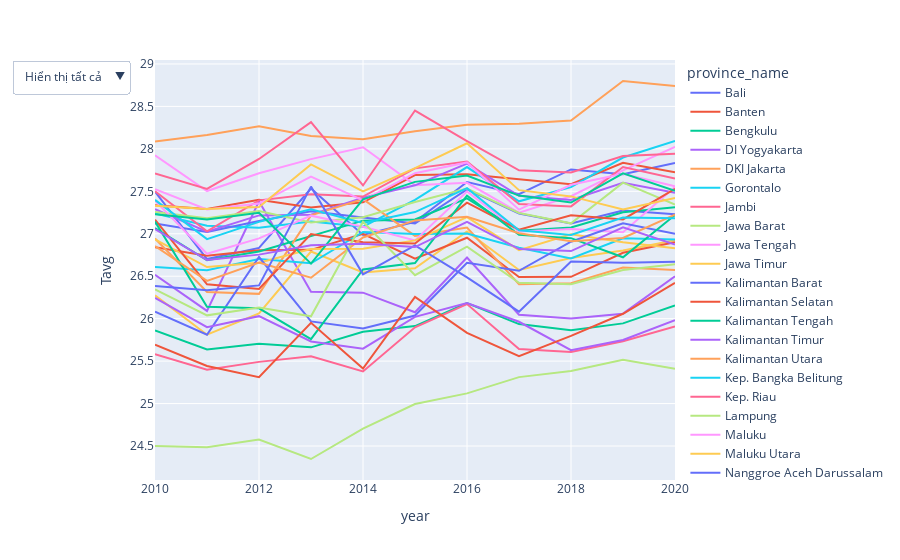

This figure's notebook cell:
### Markdown cell above
Kỹ thuật áp dụng:
* Hover data: Khi người dùng di chuột qua một điểm dữ liệu, một tooltip sẽ xuất hiện hiển thị tất cả giá trị ở điểm dữ liệu đó.
* Zoom và cuộn: Người dùng có thể sử dụng công cụ zoom và cuộn để phóng to hoặc thu nhỏ các phần cụ thể của biểu đồ.
* Selection: người dùng có thể nhấp vào từng province_name ở list bên phải để ẩn hoặc hiện đường nhiệt độ của tỉnh đó trên biểu đồ. Có thể ẩn hoặc hiện tất cả tỉnh bằng nút bên trái

### Code cell
df_temp_year = df.groupby(['year','province_name'],as_index=False)['Tavg'].mean()
fig = px.line(df_temp_year, x="year", y="Tavg", color="province_name")
fig.update_layout(
    updatemenus=[
        {
            'buttons': [
                {
                    'args': [{'visible': True}],
                    'label': 'Hiển thị tất cả',
                    'method': 'update'
                },
                {
                    'args': [{'visible': 'legendonly'}],
                    'label': 'Ẩn tất cả',
                    'method': 'update'
                }
            ],
            'direction': 'down',
            'showactive': True,
        }
    ]
)

fig

### Figure 1 — Plotly figure (JSON) as saved in the notebook; plotly's stock layout.template omitted (floating-point values rounded to 4 significant figures)
{"data": [{"hovertemplate": "province_name=Bali<br>year=%{x}<br>Tavg=%{y}<extra></extra>", "legendgroup": "Bali", "line": {"color": "#636efa", "dash": "solid"}, "marker": {"symbol": "circle"}, "mode": "lines", "name": "Bali", "orientation": "v", "showlegend": true, "type": "scatter", "x": [2010, 2011, 2012, 2013, 2014, 2015, 2016, 2017, 2018, 2019, 2020], "xaxis": "x", "y": [27.5, 26.7, 26.83, 27.53, 26.99, 27.14, 27.61, 27.47, 27.76, 27.7, 27.83], "yaxis": "y"}, {"hovertemplate": "province_name=Banten<br>year=%{x}<br>Tavg=%{y}<extra></extra>", "legendgroup": "Banten", "line": {"color": "#EF553B", "dash": "solid"}, "marker": {"symbol": "circle"}, "mode": "lines", "name": "Banten", "orientation": "v", "showlegend": true, "type": "scatter", "x": [2010, 2011, 2012, 2013, 2014, 2015, 2016, 2017, 2018, 2019, 2020], "xaxis": "x", "y": [27.34, 27.29, 27.4, 27.31, 27.37, 27.69, 27.7, 27.64, 27.58, 27.83, 27.72], "yaxis": "y"}, {"hovertemplate": "province_name=Bengkulu<br>year=%{x}<br>Tavg=%{y}<extra></extra>", "legendgroup": "Bengkulu", "line": {"color": "#00cc96", "dash": "solid"}, "marker": {"symbol": "circle"}, "mode": "lines", "name": "Bengkulu", "orientation": "v", "showlegend": true, "type": "scatter", "x": [2010, 2011, 2012, 2013, 2014, 2015, 2016, 2017, 2018, 2019, 2020], "xaxis": "x", "y": [25.86, 25.64, 25.7, 25.66, 25.85, 25.91, 26.18, 25.94, 25.86, 25.94, 26.16], "yaxis": "y"}, {"hovertemplate": "province_name=DI Yogyakarta<br>year=%{x}<br>Tavg=%{y}<extra></extra>", "legendgroup": "DI Yogyakarta", "line": {"color": "#ab63fa", "dash": "solid"}, "marker": {"symbol": "circle"}, "mode": "lines", "name": "DI Yogyakarta", "orientation": "v", "showlegend": true, "type": "scatter", "x": [2010, 2011, 2012, 2013, 2014, 2015, 2016, 2017, 2018, 2019, 2020], "xaxis": "x", "y": [26.52, 26.09, 27.38, 26.32, 26.31, 26.08, 26.72, 26.05, 26.0, 26.06, 26.5], "yaxis": "y"}, {"hovertemplate": "province_name=DKI Jakarta<br>year=%{x}<br>Tavg=%{y}<extra></extra>", "legendgroup": "DKI Jakarta", "line": {"color": "#FFA15A", "dash": "solid"}, "marker": {"symbol": "circle"}, "mode": "lines", "name": "DKI Jakarta", "orientation": "v", "showlegend": true, "type": "scatter", "x": [2010, 2011, 2012, 2013, 2014, 2015, 2016, 2017, 2018, 2019, 2020], "xaxis": "x", "y": [28.09, 28.16, 28.27, 28.15, 28.11, 28.21, 28.28, 28.3, 28.33, 28.8, 28.74], "yaxis": "y"}, {"hovertemplate": "province_name=Gorontalo<br>year=%{x}<br>Tavg=%{y}<extra></extra>", "legendgroup": "Gorontalo", "line": {"color": "#19d3f3", "dash": "solid"}, "marker": {"symbol": "circle"}, "mode": "lines", "name": "Gorontalo", "orientation": "v", "showlegend": true, "type": "scatter", "x": [2010, 2011, 2012, 2013, 2014, 2015, 2016, 2017, 2018, 2019, 2020], "xaxis": "x", "y": [27.24, 27.09, 27.07, 27.15, 27.08, 27.4, 27.79, 27.38, 27.55, 27.9, 28.09], "yaxis": "y"}, {"hovertemplate": "province_name=Jambi<br>year=%{x}<br>Tavg=%{y}<extra></extra>", "legendgroup": "Jambi", "line": {"color": "#FF6692", "dash": "solid"}, "marker": {"symbol": "circle"}, "mode": "lines", "name": "Jambi", "orientation": "v", "showlegend": true, "type": "scatter", "x": [2010, 2011, 2012, 2013, 2014, 2015, 2016, 2017, 2018, 2019, 2020], "xaxis": "x", "y": [25.58, 25.4, 25.49, 25.56, 25.38, 25.9, 26.17, 25.64, 25.61, 25.73, 25.91], "yaxis": "y"}, {"hovertemplate": "province_name=Jawa Barat<br>year=%{x}<br>Tavg=%{y}<extra></extra>", "legendgroup": "Jawa Barat", "line": {"color": "#B6E880", "dash": "solid"}, "marker": {"symbol": "circle"}, "mode": "lines", "name": "Jawa Barat", "orientation": "v", "showlegend": true, "type": "scatter", "x": [2010, 2011, 2012, 2013, 2014, 2015, 2016, 2017, 2018, 2019, 2020], "xaxis": "x", "y": [24.5, 24.48, 24.58, 24.35, 24.71, 24.99, 25.12, 25.31, 25.38, 25.52, 25.41], "yaxis": "y"}, {"hovertemplate": "province_name=Jawa Tengah<br>year=%{x}<br>Tavg=%{y}<extra></extra>", "legendgroup": "Jawa Tengah", "line": {"color": "#FF97FF", "dash": "solid"}, "marker": {"symbol": "circle"}, "mode": "lines", "name": "Jawa Tengah", "orientation": "v", "showlegend": true, "type": "scatter", "x": [2010, 2011, 2012, 2013, 2014, 2015, 2016, 2017, 2018, 2019, 2020], "xaxis": "x", "y": [27.92, 27.5, 27.71, 27.88, 28.02, 27.57, 27.6, 27.25, 27.44, 27.75, 28.02], "yaxis": "y"}, {"hovertemplate": "province_name=Jawa Timur<br>year=%{x}<br>Tavg=%{y}<extra></extra>", "legendgroup": "Jawa Timur", "line": {"color": "#FECB52", "dash": "solid"}, "marker": {"symbol": "circle"}, "mode": "lines", "name": "Jawa Timur", "orientation": "v", "showlegend": true, "type": "scatter", "x": [2010, 2011, 2012, 2013, 2014, 2015, 2016, 2017, 2018, 2019, 2020], "xaxis": "x", "y": [26.27, 25.81, 26.06, 26.79, 26.55, 26.59, 27.03, 26.57, 26.71, 26.8, 26.92], "yaxis": "y"}, {"hovertemplate": "province_name=Kalimantan Barat<br>year=%{x}<br>Tavg=%{y}<extra></extra>", "legendgroup": "Kalimantan Barat", "line": {"color": "#636efa", "dash": "solid"}, "marker": {"symbol": "circle"}, "mode": "lines", "name": "Kalimantan Barat", "orientation": "v", "showlegend": true, "type": "scatter", "x": [2010, 2011, 2012, 2013, 2014, 2015, 2016, 2017, 2018, 2019, 2020], "xaxis": "x", "y": [27.12, 27.02, 27.15, 27.27, 27.19, 27.12, 27.52, 27.24, 27.12, 27.27, 27.23], "yaxis": "y"}, {"hovertemplate": "province_name=Kalimantan Selatan<br>year=%{x}<br>Tavg=%{y}<extra></extra>", "legendgroup": "Kalimantan Selatan", "line": {"color": "#EF553B", "dash": "solid"}, "marker": {"symbol": "circle"}, "mode": "lines", "name": "Kalimantan Selatan", "orientation": "v", "showlegend": true, "type": "scatter", "x": [2010, 2011, 2012, 2013, 2014, 2015, 2016, 2017, 2018, 2019, 2020], "xaxis": "x", "y": [26.84, 26.74, 26.81, 26.81, 27.0, 26.71, 26.95, 26.49, 26.49, 26.78, 26.9], "yaxis": "y"}, {"hovertemplate": "province_name=Kalimantan Tengah<br>year=%{x}<br>Tavg=%{y}<extra></extra>", "legendgroup": "Kalimantan Tengah", "line": {"color": "#00cc96", "dash": "solid"}, "marker": {"symbol": "circle"}, "mode": "lines", "name": "Kalimantan Tengah", "orientation": "v", "showlegend": true, "type": "scatter", "x": [2010, 2011, 2012, 2013, 2014, 2015, 2016, 2017, 2018, 2019, 2020], "xaxis": "x", "y": [27.07, 26.69, 26.79, 26.98, 27.15, 27.17, 27.42, 27.04, 27.07, 27.25, 27.31], "yaxis": "y"}, {"hovertemplate": "province_name=Kalimantan Timur<br>year=%{x}<br>Tavg=%{y}<extra></extra>", "legendgroup": "Kalimantan Timur", "line": {"color": "#ab63fa", "dash": "solid"}, "marker": {"symbol": "circle"}, "mode": "lines", "name": "Kalimantan Timur", "orientation": "v", "showlegend": true, "type": "scatter", "x": [2010, 2011, 2012, 2013, 2014, 2015, 2016, 2017, 2018, 2019, 2020], "xaxis": "x", "y": [27.29, 27.02, 27.22, 27.23, 27.42, 27.57, 27.83, 27.45, 27.4, 27.6, 27.48], "yaxis": "y"}, {"hovertemplate": "province_name=Kalimantan Utara<br>year=%{x}<br>Tavg=%{y}<extra></extra>", "legendgroup": "Kalimantan Utara", "line": {"color": "#FFA15A", "dash": "solid"}, "marker": {"symbol": "circle"}, "mode": "lines", "name": "Kalimantan Utara", "orientation": "v", "showlegend": true, "type": "scatter", "x": [2010, 2011, 2012, 2013, 2014, 2015, 2016, 2017, 2018, 2019, 2020], "xaxis": "x", "y": [26.94, 26.31, 26.29, 27.22, 27.41, 26.98, 27.07, 26.41, 26.42, 26.6, 26.57], "yaxis": "y"}, {"hovertemplate": "province_name=Kep. Bangka Belitung<br>year=%{x}<br>Tavg=%{y}<extra></extra>", "legendgroup": "Kep. Bangka Belitung", "line": {"color": "#19d3f3", "dash": "solid"}, "marker": {"symbol": "circle"}, "mode": "lines", "name": "Kep. Bangka Belitung", "orientation": "v", "showlegend": true, "type": "scatter", "x": [2010, 2011, 2012, 2013, 2014, 2015, 2016, 2017, 2018, 2019, 2020], "xaxis": "x", "y": [26.61, 26.57, 26.7, 26.65, 27.02, 27.0, 27.0, 26.83, 26.71, 26.95, 26.93], "yaxis": "y"}, {"hovertemplate": "province_name=Kep. Riau<br>year=%{x}<br>Tavg=%{y}<extra></extra>", "legendgroup": "Kep. Riau", "line": {"color": "#FF6692", "dash": "solid"}, "marker": {"symbol": "circle"}, "mode": "lines", "name": "Kep. Riau", "orientation": "v", "showlegend": true, "type": "scatter", "x": [2010, 2011, 2012, 2013, 2014, 2015, 2016, 2017, 2018, 2019, 2020], "xaxis": "x", "y": [27.5, 27.03, 27.39, 27.46, 27.44, 27.77, 27.85, 27.35, 27.32, 27.79, 27.65], "yaxis": "y"}, {"hovertemplate": "province_name=Lampung<br>year=%{x}<br>Tavg=%{y}<extra></extra>", "legendgroup": "Lampung", "line": {"color": "#B6E880", "dash": "solid"}, "marker": {"symbol": "circle"}, "mode": "lines", "name": "Lampung", "orientation": "v", "showlegend": true, "type": "scatter", "x": [2010, 2011, 2012, 2013, 2014, 2015, 2016, 2017, 2018, 2019, 2020], "xaxis": "x", "y": [27.26, 27.18, 27.27, 27.13, 27.19, 27.37, 27.53, 27.24, 27.12, 27.6, 27.34], "yaxis": "y"}, {"hovertemplate": "province_name=Maluku<br>year=%{x}<br>Tavg=%{y}<extra></extra>", "legendgroup": "Maluku", "line": {"color": "#FF97FF", "dash": "solid"}, "marker": {"symbol": "circle"}, "mode": "lines", "name": "Maluku", "orientation": "v", "showlegend": true, "type": "scatter", "x": [2010, 2011, 2012, 2013, 2014, 2015, 2016, 2017, 2018, 2019, 2020], "xaxis": "x", "y": [27.39, 26.76, 26.95, 27.21, 27.08, 26.92, 27.5, 27.03, 27.06, 27.02, 27.55], "yaxis": "y"}, {"hovertemplate": "province_name=Maluku Utara<br>year=%{x}<br>Tavg=%{y}<extra></extra>", "legendgroup": "Maluku Utara", "line": {"color": "#FECB52", "dash": "solid"}, "marker": {"symbol": "circle"}, "mode": "lines", "name": "Maluku Utara", "orientation": "v", "showlegend": true, "type": "scatter", "x": [2010, 2011, 2012, 2013, 2014, 2015, 2016, 2017, 2018, 2019, 2020], "xaxis": "x", "y": [26.94, 26.61, 26.66, 26.82, 26.82, 26.92, 27.2, 26.81, 26.99, 26.9, 26.83], "yaxis": "y"}, {"hovertemplate": "province_name=Nanggroe Aceh Darussalam<br>year=%{x}<br>Tavg=%{y}<extra></extra>", "legendgroup": "Nanggroe Aceh Darussalam", "line": {"color": "#636efa", "dash": "solid"}, "marker": {"symbol": "circle"}, "mode": "lines", "name": "Nanggroe Aceh Darussalam", "orientation": "v", "showlegend": true, "type": "scatter", "x": [2010, 2011, 2012, 2013, 2014, 2015, 2016, 2017, 2018, 2019, 2020], "xaxis": "x", "y": [26.08, 25.81, 26.73, 25.97, 25.88, 26.04, 26.66, 26.56, 26.91, 27.12, 27.0], "yaxis": "y"}, {"hovertemplate": "province_name=Nusa Tenggara Barat<br>year=%{x}<br>Tavg=%{y}<extra></extra>", "legendgroup": "Nusa Tenggara Barat", "line": {"color": "#EF553B", "dash": "solid"}, "marker": {"symbol": "circle"}, "mode": "lines", "name": "Nusa Tenggara Barat", "orientation": "v", "showlegend": true, "type": "scatter", "x": [2010, 2011, 2012, 2013, 2014, 2015, 2016, 2017, 2018, 2019, 2020], "xaxis": "x", "y": [27.17, 26.4, 26.35, 27.0, 26.9, 26.88, 27.37, 27.05, 27.22, 27.17, 27.53], "yaxis": "y"}, {"hovertemplate": "province_name=Nusa Tenggara Timur<br>year=%{x}<br>Tavg=%{y}<extra></extra>", "legendgroup": "Nusa Tenggara Timur", "line": {"color": "#00cc96", "dash": "solid"}, "marker": {"symbol": "circle"}, "mode": "lines", "name": "Nusa Tenggara Timur", "orientation": "v", "showlegend": true, "type": "scatter", "x": [2010, 2011, 2012, 2013, 2014, 2015, 2016, 2017, 2018, 2019, 2020], "xaxis": "x", "y": [27.14, 26.14, 26.12, 25.76, 26.58, 26.65, 27.45, 26.99, 26.95, 26.72, 27.22], "yaxis": "y"}, {"hovertemplate": "province_name=Papua<br>year=%{x}<br>Tavg=%{y}<extra></extra>", "legendgroup": "Papua", "line": {"color": "#ab63fa", "dash": "solid"}, "marker": {"symbol": "circle"}, "mode": "lines", "name": "Papua", "orientation": "v", "showlegend": true, "type": "scatter", "x": [2010, 2011, 2012, 2013, 2014, 2015, 2016, 2017, 2018, 2019, 2020], "xaxis": "x", "y": [26.24, 25.9, 26.03, 25.73, 25.65, 26.02, 26.18, 25.96, 25.63, 25.75, 25.98], "yaxis": "y"}, {"hovertemplate": "province_name=Papua Barat<br>year=%{x}<br>Tavg=%{y}<extra></extra>", "legendgroup": "Papua Barat", "line": {"color": "#FFA15A", "dash": "solid"}, "marker": {"symbol": "circle"}, "mode": "lines", "name": "Papua Barat", "orientation": "v", "showlegend": true, "type": "scatter", "x": [2010, 2011, 2012, 2013, 2014, 2015, 2016, 2017, 2018, 2019, 2020], "xaxis": "x", "y": [26.86, 26.44, 26.66, 26.48, 26.96, 27.16, 27.2, 27.01, 26.91, 26.95, 27.22], "yaxis": "y"}, {"hovertemplate": "province_name=Riau<br>year=%{x}<br>Tavg=%{y}<extra></extra>", "legendgroup": "Riau", "line": {"color": "#19d3f3", "dash": "solid"}, "marker": {"symbol": "circle"}, "mode": "lines", "name": "Riau", "orientation": "v", "showlegend": true, "type": "scatter", "x": [2010, 2011, 2012, 2013, 2014, 2015, 2016, 2017, 2018, 2019, 2020], "xaxis": "x", "y": [27.4, 26.94, 27.14, 27.29, 27.13, 27.26, 27.54, 27.04, 26.98, 27.19, 27.18], "yaxis": "y"}, {"hovertemplate": "province_name=Sulawesi Barat<br>year=%{x}<br>Tavg=%{y}<extra></extra>", "legendgroup": "Sulawesi Barat", "line": {"color": "#FF6692", "dash": "solid"}, "marker": {"symbol": "circle"}, "mode": "lines", "name": "Sulawesi Barat", "orientation": "v", "showlegend": true, "type": "scatter", "x": [2010, 2011, 2012, 2013, 2014, 2015, 2016, 2017, 2018, 2019, 2020], "xaxis": "x", "y": [27.71, 27.53, 27.88, 28.31, 27.57, 28.45, 28.09, 27.75, 27.72, 27.92, 27.94], "yaxis": "y"}, {"hovertemplate": "province_name=Sulawesi Selatan<br>year=%{x}<br>Tavg=%{y}<extra></extra>", "legendgroup": "Sulawesi Selatan", "line": {"color": "#B6E880", "dash": "solid"}, "marker": {"symbol": "circle"}, "mode": "lines", "name": "Sulawesi Selatan", "orientation": "v", "showlegend": true, "type": "scatter", "x": [2010, 2011, 2012, 2013, 2014, 2015, 2016, 2017, 2018, 2019, 2020], "xaxis": "x", "y": [26.34, 26.04, 26.13, 26.03, 27.14, 26.51, 26.85, 26.42, 26.4, 26.57, 26.64], "yaxis": "y"}, {"hovertemplate": "province_name=Sulawesi Tengah<br>year=%{x}<br>Tavg=%{y}<extra></extra>", "legendgroup": "Sulawesi Tengah", "line": {"color": "#FF97FF", "dash": "solid"}, "marker": {"symbol": "circle"}, "mode": "lines", "name": "Sulawesi Tengah", "orientation": "v", "showlegend": true, "type": "scatter", "x": [2010, 2011, 2012, 2013, 2014, 2015, 2016, 2017, 2018, 2019, 2020], "xaxis": "x", "y": [27.53, 27.29, 27.36, 27.67, 27.39, 27.71, 27.84, 27.28, 27.58, 27.71, 27.56], "yaxis": "y"}, {"hovertemplate": "province_name=Sulawesi Tenggara<br>year=%{x}<br>Tavg=%{y}<extra></extra>", "legendgroup": "Sulawesi Tenggara", "line": {"color": "#FECB52", "dash": "solid"}, "marker": {"symbol": "circle"}, "mode": "lines", "name": "Sulawesi Tenggara", "orientation": "v", "showlegend": true, "type": "scatter", "x": [2010, 2011, 2012, 2013, 2014, 2015, 2016, 2017, 2018, 2019, 2020], "xaxis": "x", "y": [27.33, 27.29, 27.32, 27.82, 27.5, 27.77, 28.07, 27.51, 27.44, 27.29, 27.42], "yaxis": "y"}, {"hovertemplate": "province_name=Sulawesi Utara<br>year=%{x}<br>Tavg=%{y}<extra></extra>", "legendgroup": "Sulawesi Utara", "line": {"color": "#636efa", "dash": "solid"}, "marker": {"symbol": "circle"}, "mode": "lines", "name": "Sulawesi Utara", "orientation": "v", "showlegend": true, "type": "scatter", "x": [2010, 2011, 2012, 2013, 2014, 2015, 2016, 2017, 2018, 2019, 2020], "xaxis": "x", "y": [26.39, 26.34, 26.39, 27.56, 26.52, 26.86, 26.49, 26.08, 26.67, 26.66, 26.67], "yaxis": "y"}, {"hovertemplate": "province_name=Sumatera Barat<br>year=%{x}<br>Tavg=%{y}<extra></extra>", "legendgroup": "Sumatera Barat", "line": {"color": "#EF553B", "dash": "solid"}, "marker": {"symbol": "circle"}, "mode": "lines", "name": "Sumatera Barat", "orientation": "v", "showlegend": true, "type": "scatter", "x": [2010, 2011, 2012, 2013, 2014, 2015, 2016, 2017, 2018, 2019, 2020], "xaxis": "x", "y": [25.69, 25.44, 25.31, 25.95, 25.41, 26.26, 25.83, 25.56, 25.8, 26.06, 26.42], "yaxis": "y"}, {"hovertemplate": "province_name=Sumatera Selatan<br>year=%{x}<br>Tavg=%{y}<extra></extra>", "legendgroup": "Sumatera Selatan", "line": {"color": "#00cc96", "dash": "solid"}, "marker": {"symbol": "circle"}, "mode": "lines", "name": "Sumatera Selatan", "orientation": "v", "showlegend": true, "type": "scatter", "x": [2010, 2011, 2012, 2013, 2014, 2015, 2016, 2017, 2018, 2019, 2020], "xaxis": "x", "y": [27.23, 27.17, 27.25, 26.65, 27.4, 27.61, 27.69, 27.45, 27.37, 27.71, 27.51], "yaxis": "y"}, {"hovertemplate": "province_name=Sumatera Utara<br>year=%{x}<br>Tavg=%{y}<extra></extra>", "legendgroup": "Sumatera Utara", "line": {"color": "#ab63fa", "dash": "solid"}, "marker": {"symbol": "circle"}, "mode": "lines", "name": "Sumatera Utara", "orientation": "v", "showlegend": true, "type": "scatter", "x": [2010, 2011, 2012, 2013, 2014, 2015, 2016, 2017, 2018, 2019, 2020], "xaxis": "x", "y": [27.05, 26.69, 26.75, 26.86, 26.88, 26.84, 27.14, 26.82, 26.8, 27.07, 26.87], "yaxis": "y"}], "layout": {"legend": {"title": {"text": "province_name"}, "tracegroupgap": 0}, "margin": {"t": 60}, "updatemenus": [{"buttons": [{"args": [{"visible": true}], "label": "Hiển thị tất cả", "method": "update"}, {"args": [{"visible": "legendonly"}], "label": "Ẩn tất cả", "method": "update"}], "direction": "down", "showactive": true}], "xaxis": {"anchor": "y", "domain": [0, 1], "title": {"text": "year"}}, "yaxis": {"anchor": "x", "domain": [0, 1], "title": {"text": "Tavg"}}}}
